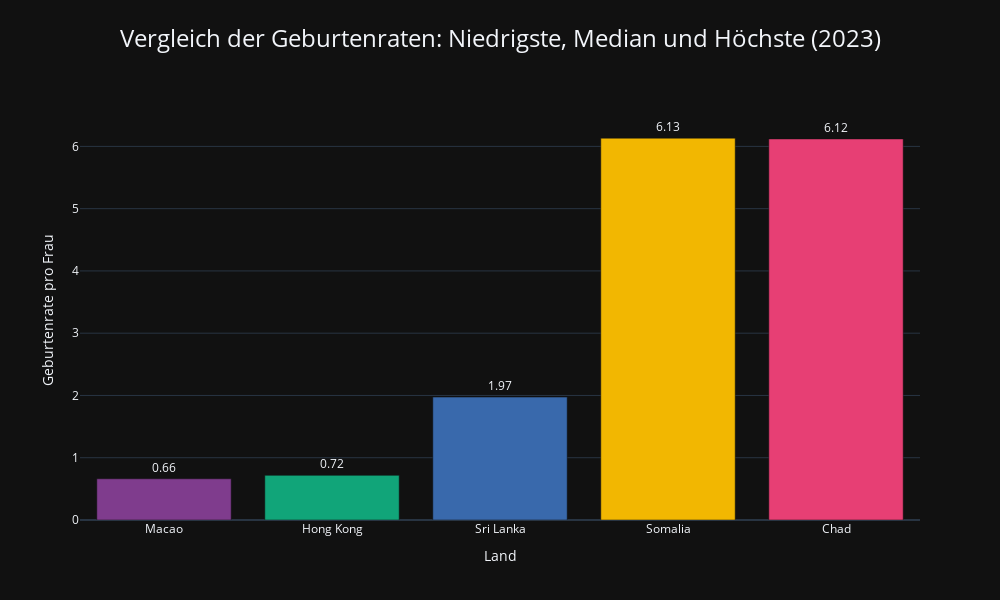
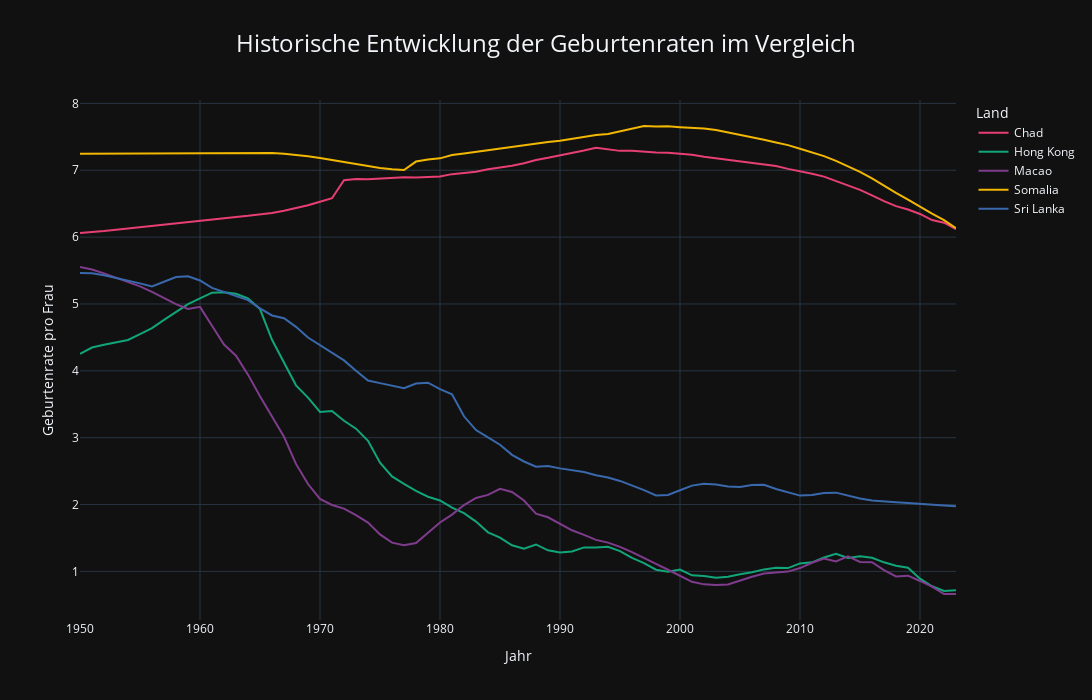

Notebook cell for these charts, in order:
### Markdown cell above
### TOP2 MIN, MAX + MEDIAN FTR

### Code cell
# Filtern der Daten für das Jahr 2023
fertility_2023 = fertility_rate[fertility_rate['years'] == 2023].copy()

# Sortieren nach Geburtenrate (aufsteigend für niedrigste, absteigend für höchste)
lowest_fertility_2023 = fertility_2023.sort_values('children_per_woman_un').head(2)
highest_fertility_2023 = fertility_2023.sort_values('children_per_woman_un', ascending=False).head(2)

# Berechnen des Medians und Finden des Landes mit der Median-Geburtenrate
median_fertility = fertility_2023['children_per_woman_un'].median()
median_country_idx = (fertility_2023['children_per_woman_un'] - median_fertility).abs().idxmin()
median_country = fertility_2023.loc[median_country_idx:median_country_idx].copy()

# Kombinieren der Daten
comparison_data = pd.concat([lowest_fertility_2023, median_country, highest_fertility_2023])

# Kategorie hinzufügen
comparison_data['category'] = ['Niedrigste', 'Niedrigste', 'Median', 'Höchste', 'Höchste']

# Anzeigen der Ergebnisse
print("Top 2 Länder mit den niedrigsten Geburtenraten im Jahr 2023:")
for i, (index, row) in enumerate(lowest_fertility_2023.iterrows(), 1):
    print(f"{i}. {row['entities']}: {row['children_per_woman_un']:.2f} Kinder pro Frau")

print("\nLand mit der Median-Geburtenrate im Jahr 2023:")
print(f"{median_country['entities'].iloc[0]}: {median_country['children_per_woman_un'].iloc[0]:.2f} Kinder pro Frau")

print("\nTop 2 Länder mit den höchsten Geburtenraten im Jahr 2023:")
for i, (index, row) in enumerate(highest_fertility_2023.iterrows(), 1):
    print(f"{i}. {row['entities']}: {row['children_per_woman_un']:.2f} Kinder pro Frau")

# Definieren einer konsistenten Farbpalette für die Länder
selected_countries = comparison_data['entities'].tolist()
color_palette = px.colors.qualitative.Bold[:len(selected_countries)]
color_map = dict(zip(selected_countries, color_palette))

# Visualisierung der Vergleichsdaten
fig = px.bar(
    comparison_data,
    x='entities',
    y='children_per_woman_un',
    color='entities',  # Nach Ländern färben statt nach Kategorie
    title='Vergleich der Geburtenraten: Niedrigste, Median und Höchste (2023)',
    template='plotly_dark',
    color_discrete_map=color_map  # Konsistente Farben verwenden
)

# Layout anpassen
fig.update_layout(
    title={
        'text': 'Vergleich der Geburtenraten: Niedrigste, Median und Höchste (2023)',
        'y': 0.95,
        'x': 0.5,
        'xanchor': 'center',
        'yanchor': 'top',
        'font': {'size': 24}
    },
    xaxis_title="Land",
    yaxis_title="Geburtenrate pro Frau",
    legend_title="Land",
    height=600,
    width=1000,
    showlegend=False  # Legende im Balkendiagramm ausblenden, da die Länder bereits auf der x-Achse stehen
)

# Werte über den Balken anzeigen
fig.update_traces(
    texttemplate='%{y:.2f}',
    textposition='outside'
)

# Y-Achse bei 0 beginnen lassen
fig.update_yaxes(range=[0, max(comparison_data['children_per_woman_un']) * 1.1])

# Anzeigen der Grafik
fig.show()

# Historische Entwicklung dieser 5 Länder
historical_data = fertility_rate[fertility_rate['entities'].isin(selected_countries)]

# Liniendiagramm für die historische Entwicklung
fig_historical = px.line(
    historical_data,
    x='years',
    y='children_per_woman_un',
    color='entities',
    title='Historische Entwicklung der Geburtenraten im Vergleich',
    template='plotly_dark',
    color_discrete_map=color_map  # Dieselbe Farbzuordnung wie im Balkendiagramm
)

# Layout anpassen
fig_historical.update_layout(
    title={
        'text': 'Historische Entwicklung der Geburtenraten im Vergleich',
        'y': 0.95,
        'x': 0.5,
        'xanchor': 'center',
        'yanchor': 'top',
        'font': {'size': 24}
    },
    xaxis_title="Jahr",
    yaxis_title="Geburtenrate pro Frau",
    legend_title="Land",
    height=700,
    width=1200
)

# Anzeigen der Grafik
fig_historical.show()

### Figure 1 — Plotly figure (JSON) as saved in the notebook; plotly's stock layout.template omitted (floating-point values rounded to 4 significant figures)
{"data": [{"hovertemplate": "entities=%{x}<br>children_per_woman_un=%{y}<extra></extra>", "legendgroup": "Macao", "marker": {"color": "rgb(127, 60, 141)", "pattern": {"shape": ""}}, "name": "Macao", "orientation": "v", "showlegend": true, "textposition": "outside", "texttemplate": "%{y:.2f}", "type": "bar", "x": ["Macao"], "xaxis": "x", "y": [0.662], "yaxis": "y"}, {"hovertemplate": "entities=%{x}<br>children_per_woman_un=%{y}<extra></extra>", "legendgroup": "Hong Kong", "marker": {"color": "rgb(17, 165, 121)", "pattern": {"shape": ""}}, "name": "Hong Kong", "orientation": "v", "showlegend": true, "textposition": "outside", "texttemplate": "%{y:.2f}", "type": "bar", "x": ["Hong Kong"], "xaxis": "x", "y": [0.717], "yaxis": "y"}, {"hovertemplate": "entities=%{x}<br>children_per_woman_un=%{y}<extra></extra>", "legendgroup": "Sri Lanka", "marker": {"color": "rgb(57, 105, 172)", "pattern": {"shape": ""}}, "name": "Sri Lanka", "orientation": "v", "showlegend": true, "textposition": "outside", "texttemplate": "%{y:.2f}", "type": "bar", "x": ["Sri Lanka"], "xaxis": "x", "y": [1.974], "yaxis": "y"}, {"hovertemplate": "entities=%{x}<br>children_per_woman_un=%{y}<extra></extra>", "legendgroup": "Somalia", "marker": {"color": "rgb(242, 183, 1)", "pattern": {"shape": ""}}, "name": "Somalia", "orientation": "v", "showlegend": true, "textposition": "outside", "texttemplate": "%{y:.2f}", "type": "bar", "x": ["Somalia"], "xaxis": "x", "y": [6.132], "yaxis": "y"}, {"hovertemplate": "entities=%{x}<br>children_per_woman_un=%{y}<extra></extra>", "legendgroup": "Chad", "marker": {"color": "rgb(231, 63, 116)", "pattern": {"shape": ""}}, "name": "Chad", "orientation": "v", "showlegend": true, "textposition": "outside", "texttemplate": "%{y:.2f}", "type": "bar", "x": ["Chad"], "xaxis": "x", "y": [6.12], "yaxis": "y"}], "layout": {"barmode": "relative", "height": 600, "legend": {"title": {"text": "Land"}, "tracegroupgap": 0}, "showlegend": false, "title": {"font": {"size": 24}, "text": "Vergleich der Geburtenraten: Niedrigste, Median und Höchste (2023)", "x": 0.5, "xanchor": "center", "y": 0.95, "yanchor": "top"}, "width": 1000, "xaxis": {"anchor": "y", "categoryarray": ["Macao", "Hong Kong", "Sri Lanka", "Somalia", "Chad"], "categoryorder": "array", "domain": [0, 1], "title": {"text": "Land"}}, "yaxis": {"anchor": "x", "domain": [0, 1], "range": [0, 6.745], "title": {"text": "Geburtenrate pro Frau"}}}}

### Figure 2 — Plotly figure (JSON) as saved in the notebook; plotly's stock layout.template omitted (floating-point values rounded to 4 significant figures)
{"data": [{"hovertemplate": "entities=Chad<br>years=%{x}<br>children_per_woman_un=%{y}<extra></extra>", "legendgroup": "Chad", "line": {"color": "rgb(231, 63, 116)", "dash": "solid"}, "marker": {"symbol": "circle"}, "mode": "lines", "name": "Chad", "orientation": "v", "showlegend": true, "type": "scatter", "x": [1950, 1951, 1952, 1953, 1954, 1955, 1956, 1957, 1958, 1959, 1960, 1961, 1962, 1963, 1964, 1965, 1966, 1967, 1968, 1969, 1970, 1971, 1972, 1973, 1974, 1975, 1976, 1977, 1978, 1979, 1980, 1981, 1982, 1983, 1984, 1985, 1986, 1987, 1988, 1989, 1990, 1991, 1992, 1993, 1994, 1995, 1996, 1997, 1998, 1999, 2000, 2001, 2002, 2003, 2004, 2005, 2006, 2007, 2008, 2009, 2010, 2011, 2012, 2013, 2014, 2015, 2016, 2017, 2018, 2019, 2020, 2021, 2022, 2023], "xaxis": "x", "y": [6.062, 6.071, 6.09, 6.109, 6.129, 6.149, 6.169, 6.19, 6.21, 6.23, 6.25, 6.268, 6.285, 6.301, 6.318, 6.337, 6.362, 6.393, 6.432, 6.477, 6.528, 6.582, 6.85, 6.869, 6.864, 6.876, 6.893, 6.896, 6.891, 6.905, 6.908, 6.942, 6.961, 6.979, 7.015, 7.037, 7.067, 7.105, 7.154, 7.186, 7.219, 7.261, 7.296, 7.337, 7.31, 7.29, 7.292, 7.274, 7.266, 7.262, 7.249, 7.231, 7.201, 7.179, 7.16, 7.134, 7.118, 7.092, 7.063, 7.021, 6.99, 6.948, 6.905, 6.839, 6.781, 6.706, 6.623, 6.537, 6.464, 6.412, 6.346, 6.255, 6.215, 6.12], "yaxis": "y"}, {"hovertemplate": "entities=Hong Kong<br>years=%{x}<br>children_per_woman_un=%{y}<extra></extra>", "legendgroup": "Hong Kong", "line": {"color": "rgb(17, 165, 121)", "dash": "solid"}, "marker": {"symbol": "circle"}, "mode": "lines", "name": "Hong Kong", "orientation": "v", "showlegend": true, "type": "scatter", "x": [1950, 1951, 1952, 1953, 1954, 1955, 1956, 1957, 1958, 1959, 1960, 1961, 1962, 1963, 1964, 1965, 1966, 1967, 1968, 1969, 1970, 1971, 1972, 1973, 1974, 1975, 1976, 1977, 1978, 1979, 1980, 1981, 1982, 1983, 1984, 1985, 1986, 1987, 1988, 1989, 1990, 1991, 1992, 1993, 1994, 1995, 1996, 1997, 1998, 1999, 2000, 2001, 2002, 2003, 2004, 2005, 2006, 2007, 2008, 2009, 2010, 2011, 2012, 2013, 2014, 2015, 2016, 2017, 2018, 2019, 2020, 2021, 2022, 2023], "xaxis": "x", "y": [4.255, 4.349, 4.389, 4.427, 4.461, 4.55, 4.64, 4.763, 4.88, 4.998, 5.085, 5.169, 5.177, 5.152, 5.085, 4.923, 4.464, 4.123, 3.783, 3.599, 3.386, 3.4, 3.254, 3.135, 2.954, 2.627, 2.421, 2.308, 2.205, 2.117, 2.061, 1.953, 1.872, 1.745, 1.585, 1.504, 1.391, 1.339, 1.403, 1.316, 1.283, 1.299, 1.359, 1.359, 1.368, 1.304, 1.203, 1.123, 1.025, 0.994, 1.027, 0.941, 0.932, 0.904, 0.921, 0.957, 0.987, 1.03, 1.054, 1.05, 1.12, 1.136, 1.207, 1.265, 1.201, 1.227, 1.205, 1.136, 1.086, 1.055, 0.892, 0.778, 0.708, 0.717], "yaxis": "y"}, {"hovertemplate": "entities=Macao<br>years=%{x}<br>children_per_woman_un=%{y}<extra></extra>", "legendgroup": "Macao", "line": {"color": "rgb(127, 60, 141)", "dash": "solid"}, "marker": {"symbol": "circle"}, "mode": "lines", "name": "Macao", "orientation": "v", "showlegend": true, "type": "scatter", "x": [1950, 1951, 1952, 1953, 1954, 1955, 1956, 1957, 1958, 1959, 1960, 1961, 1962, 1963, 1964, 1965, 1966, 1967, 1968, 1969, 1970, 1971, 1972, 1973, 1974, 1975, 1976, 1977, 1978, 1979, 1980, 1981, 1982, 1983, 1984, 1985, 1986, 1987, 1988, 1989, 1990, 1991, 1992, 1993, 1994, 1995, 1996, 1997, 1998, 1999, 2000, 2001, 2002, 2003, 2004, 2005, 2006, 2007, 2008, 2009, 2010, 2011, 2012, 2013, 2014, 2015, 2016, 2017, 2018, 2019, 2020, 2021, 2022, 2023], "xaxis": "x", "y": [5.554, 5.515, 5.458, 5.396, 5.337, 5.264, 5.181, 5.092, 4.997, 4.926, 4.957, 4.674, 4.393, 4.227, 3.943, 3.619, 3.317, 3.014, 2.608, 2.307, 2.083, 1.994, 1.94, 1.843, 1.731, 1.554, 1.43, 1.391, 1.425, 1.58, 1.731, 1.849, 1.992, 2.098, 2.145, 2.235, 2.189, 2.06, 1.863, 1.81, 1.709, 1.615, 1.547, 1.471, 1.431, 1.367, 1.288, 1.205, 1.113, 1.025, 0.933, 0.845, 0.806, 0.798, 0.803, 0.862, 0.92, 0.967, 0.983, 0.997, 1.05, 1.129, 1.193, 1.15, 1.224, 1.142, 1.138, 1.019, 0.924, 0.936, 0.857, 0.772, 0.662, 0.662], "yaxis": "y"}, {"hovertemplate": "entities=Somalia<br>years=%{x}<br>children_per_woman_un=%{y}<extra></extra>", "legendgroup": "Somalia", "line": {"color": "rgb(242, 183, 1)", "dash": "solid"}, "marker": {"symbol": "circle"}, "mode": "lines", "name": "Somalia", "orientation": "v", "showlegend": true, "type": "scatter", "x": [1950, 1951, 1952, 1953, 1954, 1955, 1956, 1957, 1958, 1959, 1960, 1961, 1962, 1963, 1964, 1965, 1966, 1967, 1968, 1969, 1970, 1971, 1972, 1973, 1974, 1975, 1976, 1977, 1978, 1979, 1980, 1981, 1982, 1983, 1984, 1985, 1986, 1987, 1988, 1989, 1990, 1991, 1992, 1993, 1994, 1995, 1996, 1997, 1998, 1999, 2000, 2001, 2002, 2003, 2004, 2005, 2006, 2007, 2008, 2009, 2010, 2011, 2012, 2013, 2014, 2015, 2016, 2017, 2018, 2019, 2020, 2021, 2022, 2023], "xaxis": "x", "y": [7.248, 7.249, 7.25, 7.251, 7.251, 7.251, 7.25, 7.25, 7.25, 7.25, 7.25, 7.252, 7.255, 7.258, 7.261, 7.261, 7.257, 7.248, 7.231, 7.209, 7.182, 7.151, 7.118, 7.086, 7.057, 7.033, 7.016, 7.004, 7.13, 7.161, 7.178, 7.227, 7.252, 7.277, 7.3, 7.327, 7.349, 7.373, 7.398, 7.424, 7.44, 7.47, 7.5, 7.526, 7.544, 7.581, 7.621, 7.662, 7.656, 7.657, 7.645, 7.636, 7.626, 7.603, 7.568, 7.527, 7.49, 7.457, 7.415, 7.376, 7.322, 7.268, 7.211, 7.14, 7.061, 6.975, 6.878, 6.766, 6.662, 6.56, 6.453, 6.353, 6.255, 6.132], "yaxis": "y"}, {"hovertemplate": "entities=Sri Lanka<br>years=%{x}<br>children_per_woman_un=%{y}<extra></extra>", "legendgroup": "Sri Lanka", "line": {"color": "rgb(57, 105, 172)", "dash": "solid"}, "marker": {"symbol": "circle"}, "mode": "lines", "name": "Sri Lanka", "orientation": "v", "showlegend": true, "type": "scatter", "x": [1950, 1951, 1952, 1953, 1954, 1955, 1956, 1957, 1958, 1959, 1960, 1961, 1962, 1963, 1964, 1965, 1966, 1967, 1968, 1969, 1970, 1971, 1972, 1973, 1974, 1975, 1976, 1977, 1978, 1979, 1980, 1981, 1982, 1983, 1984, 1985, 1986, 1987, 1988, 1989, 1990, 1991, 1992, 1993, 1994, 1995, 1996, 1997, 1998, 1999, 2000, 2001, 2002, 2003, 2004, 2005, 2006, 2007, 2008, 2009, 2010, 2011, 2012, 2013, 2014, 2015, 2016, 2017, 2018, 2019, 2020, 2021, 2022, 2023], "xaxis": "x", "y": [5.462, 5.461, 5.431, 5.393, 5.35, 5.308, 5.262, 5.337, 5.404, 5.414, 5.352, 5.24, 5.177, 5.118, 5.057, 4.934, 4.828, 4.787, 4.658, 4.499, 4.387, 4.266, 4.156, 4.001, 3.855, 3.816, 3.783, 3.741, 3.81, 3.822, 3.725, 3.649, 3.32, 3.114, 3.006, 2.895, 2.743, 2.644, 2.565, 2.578, 2.541, 2.514, 2.487, 2.438, 2.405, 2.353, 2.285, 2.215, 2.136, 2.142, 2.213, 2.283, 2.31, 2.301, 2.271, 2.263, 2.292, 2.295, 2.232, 2.179, 2.134, 2.144, 2.173, 2.178, 2.134, 2.09, 2.062, 2.044, 2.033, 2.022, 2.007, 1.995, 1.984, 1.974], "yaxis": "y"}], "layout": {"height": 700, "legend": {"title": {"text": "Land"}, "tracegroupgap": 0}, "title": {"font": {"size": 24}, "text": "Historische Entwicklung der Geburtenraten im Vergleich", "x": 0.5, "xanchor": "center", "y": 0.95, "yanchor": "top"}, "width": 1200, "xaxis": {"anchor": "y", "domain": [0, 1], "title": {"text": "Jahr"}}, "yaxis": {"anchor": "x", "domain": [0, 1], "title": {"text": "Geburtenrate pro Frau"}}}}
